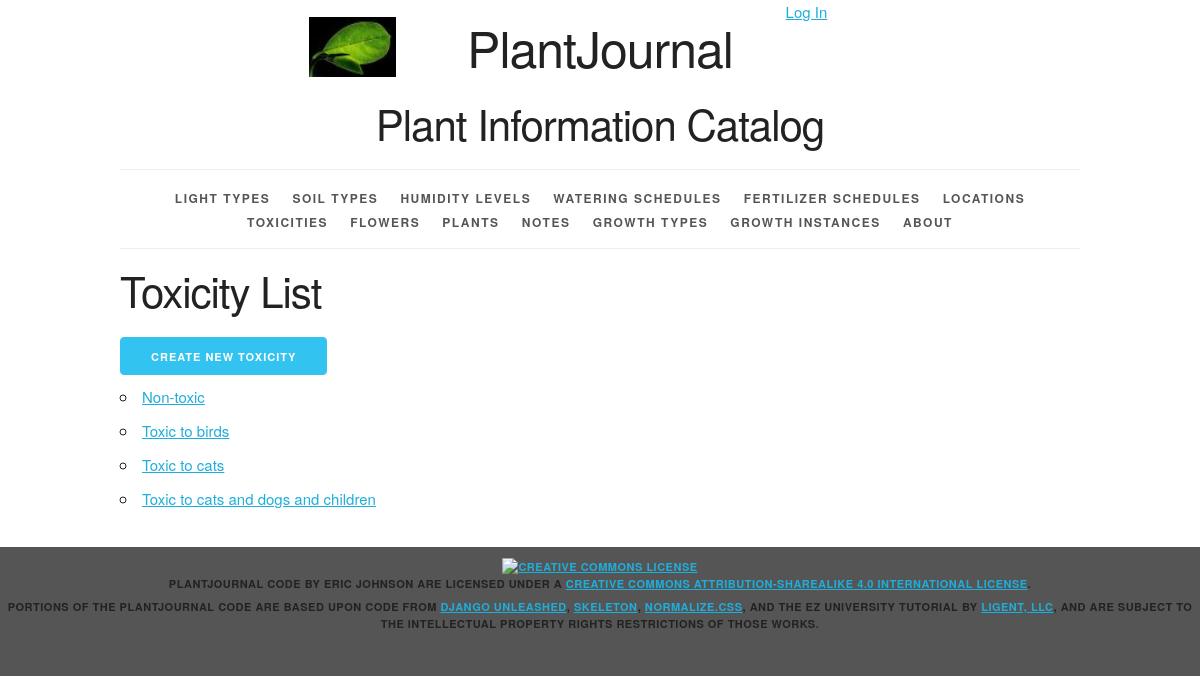
Screenshot of /toxicity/ with the database file from the repository.
### plantjournal/models.py (models this page shows, shortened)
class Toxicity(models.Model):
    toxicity_id = models.AutoField(primary_key=True)
    toxicity_type = models.CharField(max_length=45, unique=True)
    def __str__(self):
        return '%s' % self.toxicity_type
    def get_absolute_url(self):
        return reverse('plantjournal_toxicity_detail_urlpattern',
                       kwargs={'pk': self.pk})
    class Meta:
        ordering = ['toxicity_type']
        verbose_name_plural = 'toxicities'

### plantjournal/views.py (the view)
class ToxicityList(ListView):
    model = Toxicity

### plantjournal/templates/plantjournal/toxicity_list.html (shortened to what this page needs)
{% extends 'plantjournal/base.html' %}
{% block content %}
    <h2>Toxicity List</h2>
    <div>
        <a href="{% url 'plantjournal_toxicity_create_urlpattern' %}"
           class="button button-primary">
            Create New Toxicity
        </a>
    </div>
    <ul>
        {% for toxicity in toxicity_list %}
            <li>
                <a href="{{ toxicity.get_absolute_url }}">{{ toxicity }}</a>
            </li>
        {% empty %}
            <li><em>There are currently no toxicities available.</em></li>
        {% endfor %}
    </ul>
{% endblock %}

### plantjournal/static/plantjournal/skeleton.css (style rules this page uses)
html { font-size: 62.5%; }
body { font-size: 1.5em; line-height: 1.6; font-weight: 400; font-family: "Raleway", "HelveticaNeue", "Helvetica Neue", Helvetica, Arial, sans-serif; color: #222; }
h1, h2, h3, h4, h5, h6 { margin-top: 0; margin-bottom: 2rem; font-weight: 300; }
h2 { font-size: 3.6rem; line-height: 1.25; letter-spacing: -.1rem; }
@media (min-width: 550px) { h2 { font-size: 4.2rem; } }
a { color: #1EAEDB; }
.button, button, input[type="submit"], input[type="reset"], input[type="button"] { display: inline-block; height: 38px; padding: 0 30px; color: #555; text-align: center; font-size: 11px; font-weight: 600; line-height: 38px; letter-spacing: .1rem; text-transform: uppercase; text-decoration: none; white-space: nowrap; background-color: transparent; border-radius: 4px; border: 1px solid #bbb; cursor: pointer; box-sizing: border-box; }
.button.button-primary, button.button-primary, input[type="submit"].button-primary, input[type="reset"].button-primary, input[type="button"].button-primary { color: #FFF; background-color: #33C3F0; border-color: #33C3F0; }
ul { list-style: circle inside; }
ol, ul { padding-left: 0; margin-top: 0; }
li { margin-bottom: 1rem; }
button, .button { margin-bottom: 1rem; }
pre, blockquote, dl, figure, table, p, ul, ol, form { margin-bottom: 2.5rem; }

### plantjournal/static/plantjournal/style.css (style rules this page uses)
html { height: 100%; background-color: #555; }
body { background-color: white; }

### rows the page displays
Toxicity: toxicity_type "Non-toxic"
Toxicity: toxicity_type "Toxic to birds"
Toxicity: toxicity_type "Toxic to cats"
Toxicity: toxicity_type "Toxic to cats and dogs and children"
